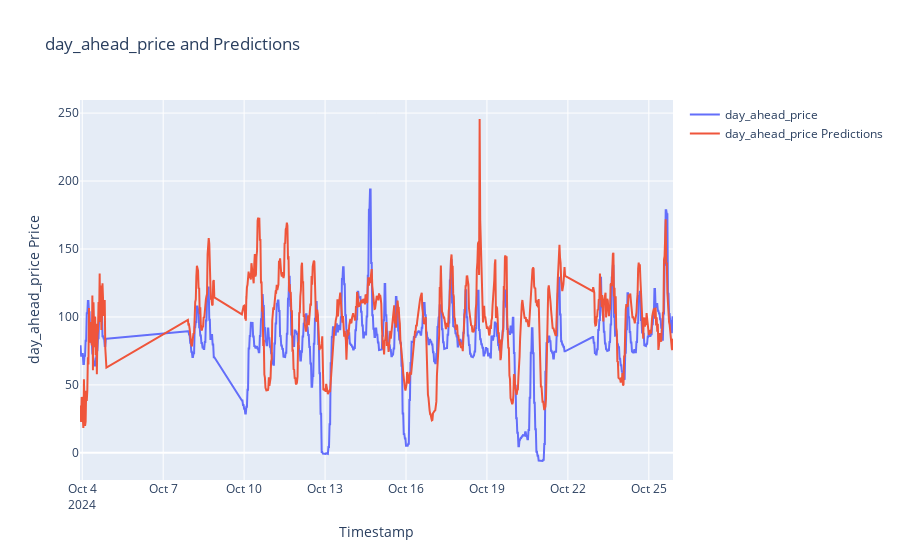

Write notebook code for a chart like this one.
### Code cell
#plot imbalance price and predictions
fig = go.Figure()
fig.add_trace(go.Scatter(x=df_api_new_merged1["datetime"], y=df_api_new_merged1["day_ahead_price"], mode='lines', name='day_ahead_price'))
fig.add_trace(go.Scatter(x=df_api_new_merged1["datetime"], y=df_api_new_merged1["day_ahead_price_predictions"], mode='lines', name='day_ahead_price Predictions'))
fig.update_layout(title='day_ahead_price and Predictions', xaxis_title='Timestamp', yaxis_title='day_ahead_price Price')
fig.show()

### Figure 1 — Plotly figure (JSON) as saved in the notebook; plotly's stock layout.template omitted (floating-point values rounded to 4 significant figures; data arrays with more than 128 entries replaced by an {"elided": "..."} marker saying what was removed)
{"data": [{"mode": "lines", "name": "day_ahead_price", "type": "scatter", "x": {"elided": "823 str values"}, "y": {"elided": "823 float values"}}, {"mode": "lines", "name": "day_ahead_price Predictions", "type": "scatter", "x": {"elided": "823 str values"}, "y": {"elided": "823 float values"}}], "layout": {"title": {"text": "day_ahead_price and Predictions"}, "xaxis": {"title": {"text": "Timestamp"}}, "yaxis": {"title": {"text": "day_ahead_price Price"}}}}
